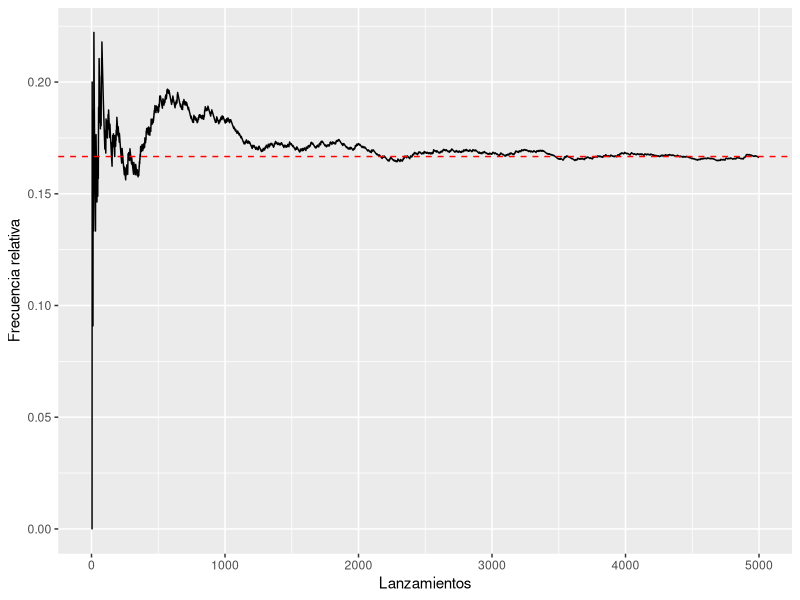
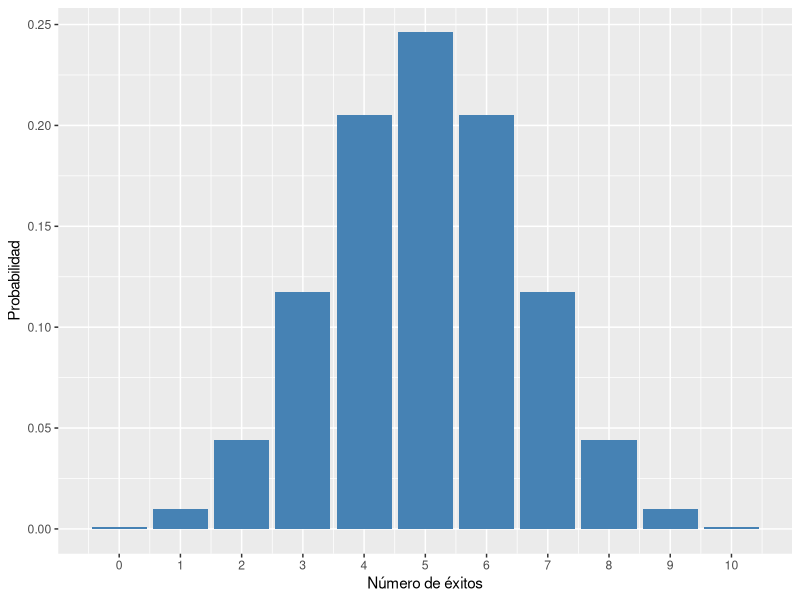
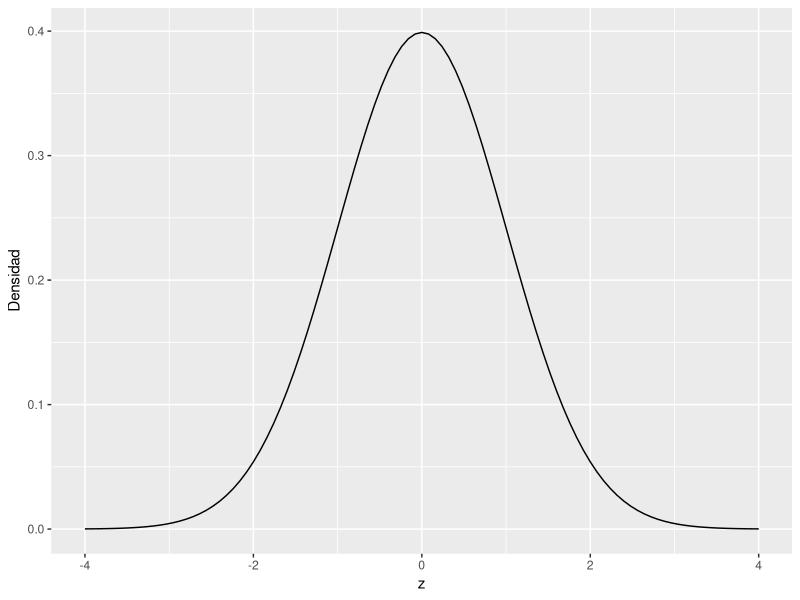
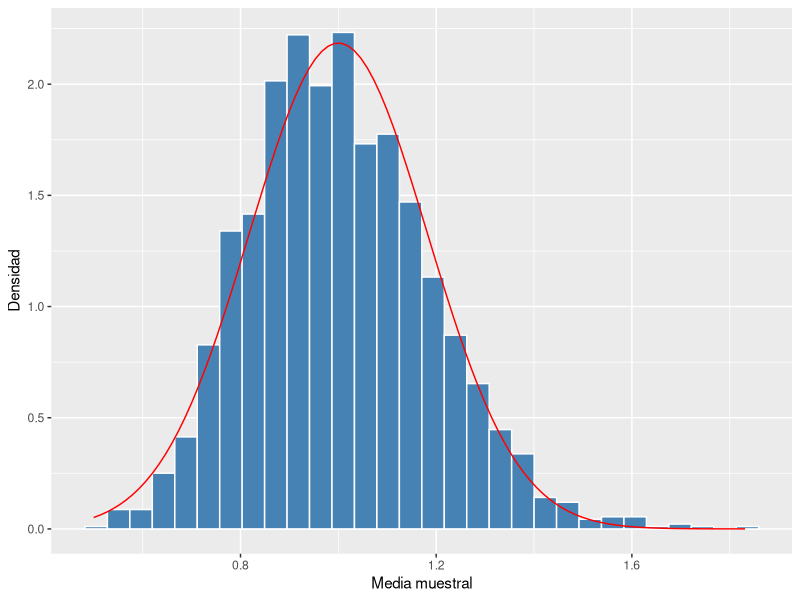

Here is the R script that generated these plots, in order:
## ---- chunk 1
library(tidyverse)
## ---- chunk 2
set.seed(123)
dado <- sample(1:6, size = 10000, replace = TRUE)
mean(dado == 6)    # frecuencia relativa de sacar un 6
## ---- chunk 3
#| label: fig-lgn
#| fig-cap: "Frecuencia relativa de sacar un 6 según el número de lanzamientos."
n <- 1:5000
es_seis <- sample(1:6, 5000, replace = TRUE) == 6
tibble(n = n, frecuencia = cumsum(es_seis) / n) |>
  ggplot(aes(n, frecuencia)) +
  geom_line() +
  geom_hline(yintercept = 1 / 6, linetype = "dashed", color = "red") +
  labs(x = "Lanzamientos", y = "Frecuencia relativa")
## ---- chunk 4
dbinom(3, size = 10, prob = 0.5)    # P(X = 3)
pbinom(3, size = 10, prob = 0.5)    # P(X <= 3)
1 - pbinom(6, size = 10, prob = 0.5) # P(X > 6)
## ---- chunk 5
#| label: fig-binomial
#| fig-cap: "Función de probabilidad de una binomial B(10; 0,5)."
tibble(x = 0:10, p = dbinom(x, 10, 0.5)) |>
  ggplot(aes(x, p)) +
  geom_col(fill = "steelblue") +
  scale_x_continuous(breaks = 0:10) +
  labs(x = "Número de éxitos", y = "Probabilidad")
## ---- chunk 6
pnorm(180, mean = 170, sd = 10)                 # P(X <= 180)
pnorm(190, 170, 10) - pnorm(160, 170, 10)       # P(160 < X < 190)
qnorm(0.95, mean = 170, sd = 10)                # percentil 95
## ---- chunk 7
#| label: fig-normal
#| fig-cap: "Densidad de la normal estándar."
ggplot(data.frame(x = c(-4, 4)), aes(x)) +
  stat_function(fun = dnorm) +
  labs(x = "z", y = "Densidad")
## ---- chunk 8
pnorm(1) - pnorm(-1)
pnorm(2) - pnorm(-2)
pnorm(3) - pnorm(-3)
## ---- chunk 9
z <- (180 - 170) / 10
z
pnorm(z)    # coincide con pnorm(180, 170, 10)
## ---- chunk 10
#| label: fig-tcl
#| fig-cap: "Distribución de las medias muestrales (n = 30) de una variable exponencial."
set.seed(1)
medias <- replicate(2000, mean(rexp(30, rate = 1)))
ggplot(data.frame(medias), aes(medias)) +
  geom_histogram(aes(y = after_stat(density)), bins = 30,
                 fill = "steelblue", color = "white") +
  stat_function(fun = dnorm, args = list(mean = 1, sd = 1 / sqrt(30)),
                color = "red") +
  labs(x = "Media muestral", y = "Densidad")
